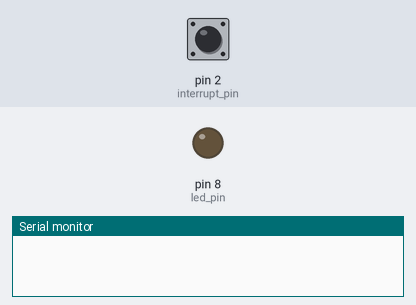
Simulated run of this sketch. Board: Arduino Uno, built with avr-gcc and run on an emulated ATmega328P. Shown: output pins drawn as LEDs (lit = HIGH), the last lines printed to the serial monitor. Dashed ring = blinking. The inputs (shaded band) are chosen by the test bench; at power-on: pin 2 (interrupt_pin) LOW.

Above: at 1.2 s.
1.3 s: pin 2 (interrupt_pin) pulled HIGH for 1 s
At 1.6 s:
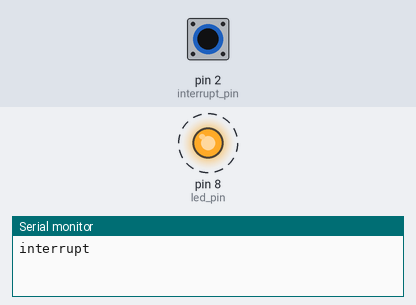
4.3 s: pin 2 (interrupt_pin) pulled HIGH for 3.2 s
At 7.9 s:
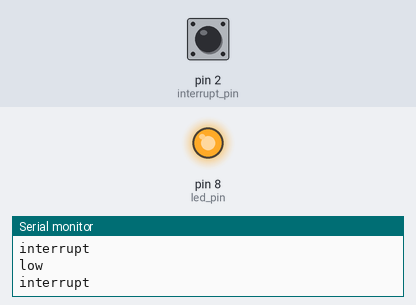
Timing chart, 0 to 9.5 s (numbered marks = the images above; inputs shaded):
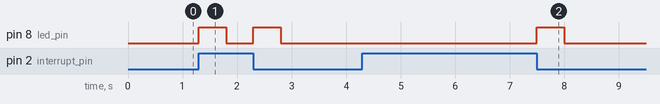

The sketch:

arduino-intrrupt-example.ino
```cpp
/*
RISING: when the pin goes from LOW to HIGH, the interrupt is triggered
FALLING: when the pin goes from HIGH to low, the interrupt is triggered
LOW: when the pin is LOW, the interrupt is triggered
CHANGE: when the pin changes from either LOW to HIGH or HIGH to LOW, the interrupt is triggered
 */

const byte led_pin = 8;
const byte interrupt_pin = 2;
volatile byte state = LOW;

void setup() {
  Serial.begin(9600);
  pinMode(led_pin,OUTPUT);
  attachInterrupt(digitalPinToInterrupt(interrupt_pin),interrupt_routine,CHANGE);
}

void loop() {
  if (state==HIGH){
    digitalWrite(led_pin,HIGH);
    delay(500);
  }
  if (state==HIGH) {
    Serial.println("low");
    state = LOW;
    digitalWrite(led_pin,LOW);
  }
}

void interrupt_routine(){
  state = HIGH;
  Serial.println("interrupt");
}
```

Measured:
- after the input at 1.3 s, pin 8 (led_pin): alternates HIGH for 0.50 s and LOW for 0.50 s, 4 changes in all, then stays LOW, starting at once
- after the input at 4.3 s, pin 8 (led_pin): LOW → HIGH after 3.2 s, → LOW 0.50 s later
